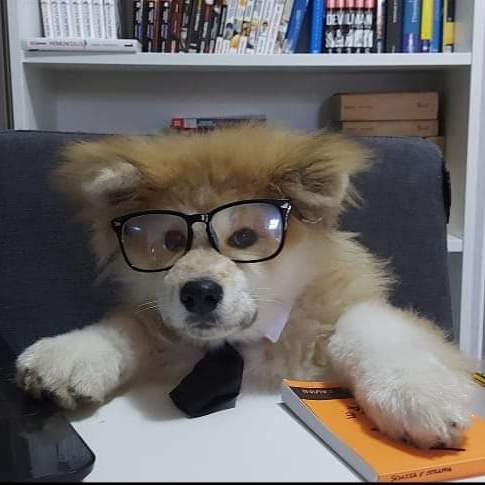
#> input picture IMG_0108.jpg, 485 x 485 px
$ python -i funcs.py   (imports and definitions only)   (older library calls are emulated)
#> lines starting #> are read from the running program, lines starting #| are printed output that depends on the picture; after the words box and inside, x2 and y2 are one past the last pixel; in counts of white or black regions, pixels touching at a corner belong together
from typing import Final
import matplotlib.pyplot as plt
from skimage import img_as_float, restoration, filters, util, exposure, morphology
from scipy.ndimage import rotate
import numpy as np
from skimage.util import dtype
from skimage.util.dtype import img_as_uint
from skimage.filters import roberts, sobel, scharr, prewitt, farid, unsharp_mask
from skimage.feature import canny
from skimage.measure import regionprops, regionprops_table
import cv2 as cv
# from cv2.cv2 import HoughLines, cvtColor, HoughLinesP, COLOR_RGBA2GRAY, COLOR_RGB2HSV, Canny
import cv2.cv2 as cv2
from scipy.ndimage import binary_fill_holes
from random import choice, choices


# [53 lines left out: functions simple_blur, mosaic, not called in this run]


def match_operation(imagem1, imagem2):
    match = exposure.match_histograms(imagem1, imagem2, multichannel=True)
    return img_as_uint(match)


def rotate_img(imagem, angulo):
    a = rotate(imagem, angle=angulo, reshape=False)
    return img_as_uint(a)


# [57 lines left out: functions flip_hor, flip_ver, filtroGaussiano, convolucao, not called in this run]


def gaussian_filter_default(imagem, sigma):
    return filters.gaussian(imagem, sigma, preserve_range=True, multichannel=True)


def salt_and_peper(imagem):
    a = util.random_noise(imagem, mode="s&p", salt_vs_pepper=0.5)
    return a * 255


# [237 lines left out: functions unsharp_mask1, unsharp_mask2, median_filter, noise, Non_Local_Means, segmentacao_Binaria and 10 more, not called in this run]


def component_detection(img):
    result = np.zeros(img.shape)
    h, w = img.shape
    current_label = 1
    queue = []

    # Passo 2
    for i in range(h):
        for j in range(w):
            if img[i][j] and not result[i][j]:
                result[i][j] = current_label
                queue.append((i, j))
            else:
                continue

            # Passo 3
            while len(queue):
                y, x = queue.pop(0)
                for ni in range(max(0, y - 1), min(h - 1, y + 1) + 1):
                    for nj in range(max(0, x - 1), min(w - 1, x + 1) + 1):
                        if img[ni][nj] and not result[ni][nj]:
                            result[ni][nj] = current_label
                            queue.append((ni, nj))
            # Passo 4
            current_label += 1

    return result


# [17 lines left out: function property_extraction, not called in this run]

    # tabela = regionprops_table(labels, properties=('centroid', 'orientation', 'bbox', 'area', 'perimeter'))
    # display(pd.DataFrame(tabela))


def prepare_component(img, min_size=115, extract_properties=False):
#> called with min_size = 115, extract_properties = False
    if len(img.shape) > 2:
        img = cv2.cvtColor(img, cv2.COLOR_RGBA2GRAY)
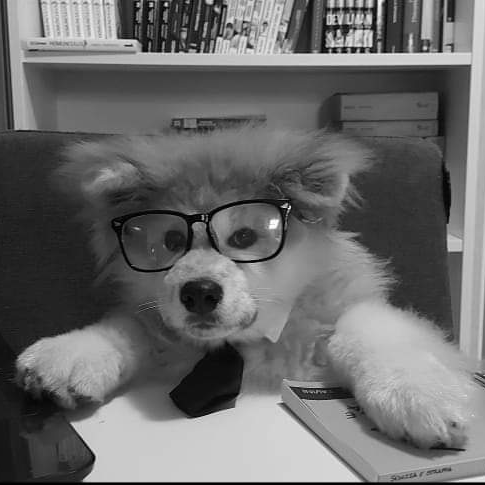
#> img: shape (485, 485); min 0, max 253, mean 106.7
    original = img

    img = canny(img / 255.0)
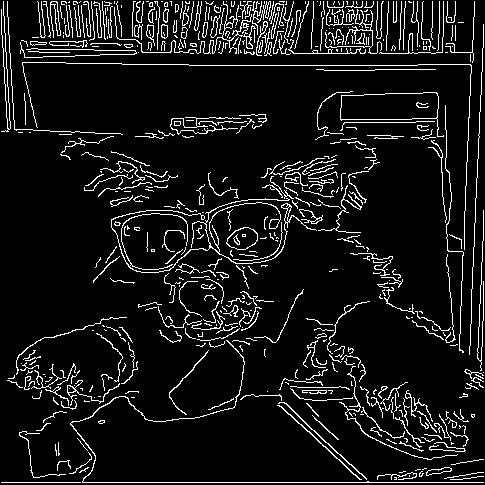
#> img: shape (485, 485) bool; 8.7% white in thin lines or dots

    img = binary_fill_holes(img)
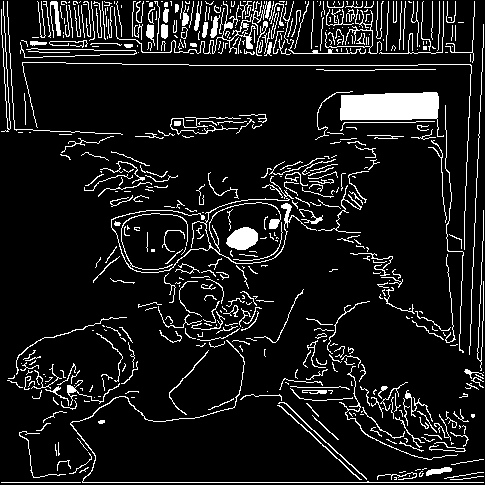
#> img: shape (485, 485) bool; 10.2% white in thin lines or dots
    img = morphology.remove_small_objects(img, min_size)
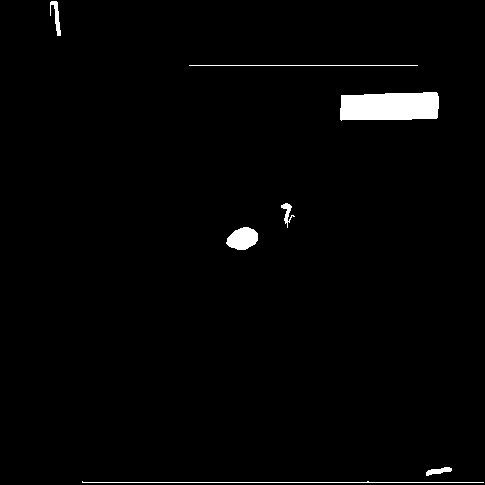
#> img: shape (485, 485) bool; 1.8% white; 7 white regions, largest, box (x1, y1, x2, y2) and area: (340, 92, 439, 121) 2565, (226, 227, 258, 250) 537, (82, 481, 484, 483) 405

    if extract_properties:
        property_extraction(original, component_detection(img))
    else:
        plt.imshow(component_detection(img), cmap="nipy_spectral")


# [189 lines left out: functions segBin_custom, fourrierTransform, detecRoberts, detecSobel, detecScharr, detecPrewitt and 4 more, not called in this run]

>>> import cv2
>>> picture = cv2.cvtColor(cv2.imread('IMG_0108.jpg'), cv2.COLOR_BGR2RGB)
>>> result = prepare_component(picture)
